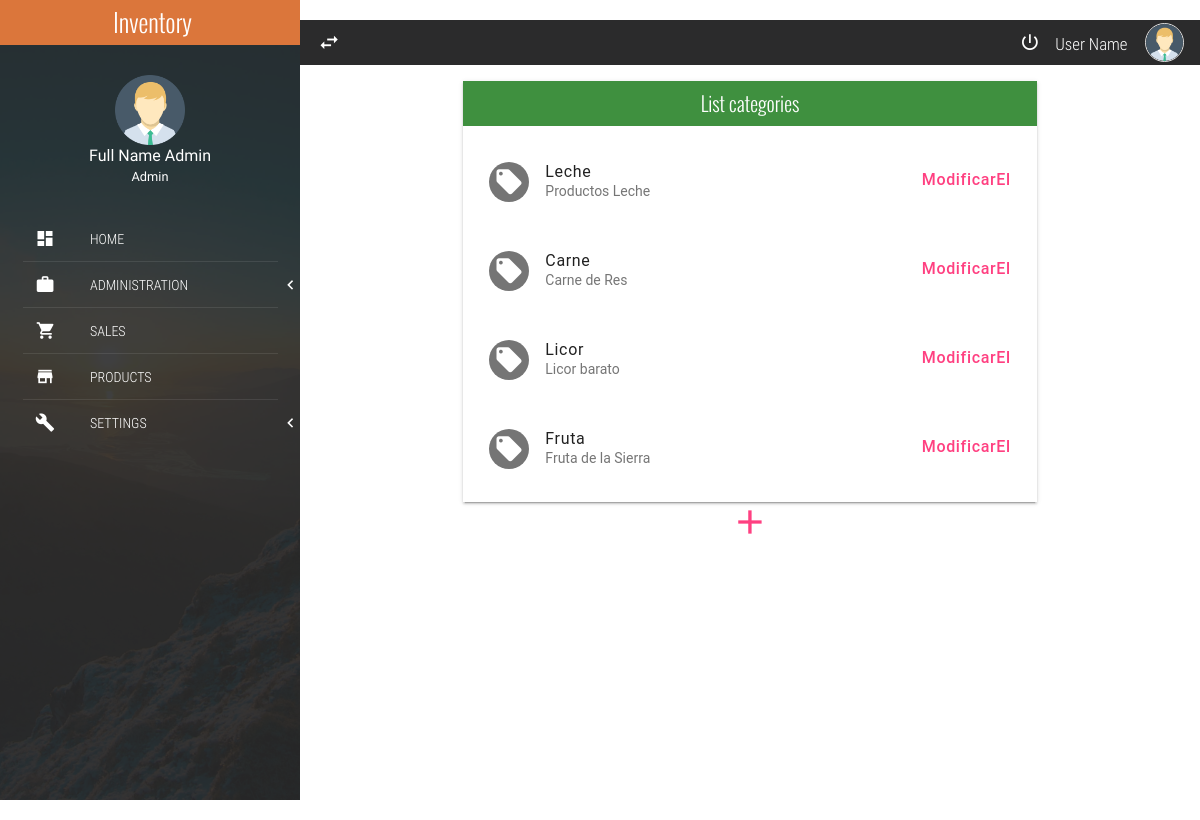
Page /category/ on the earlier database version.
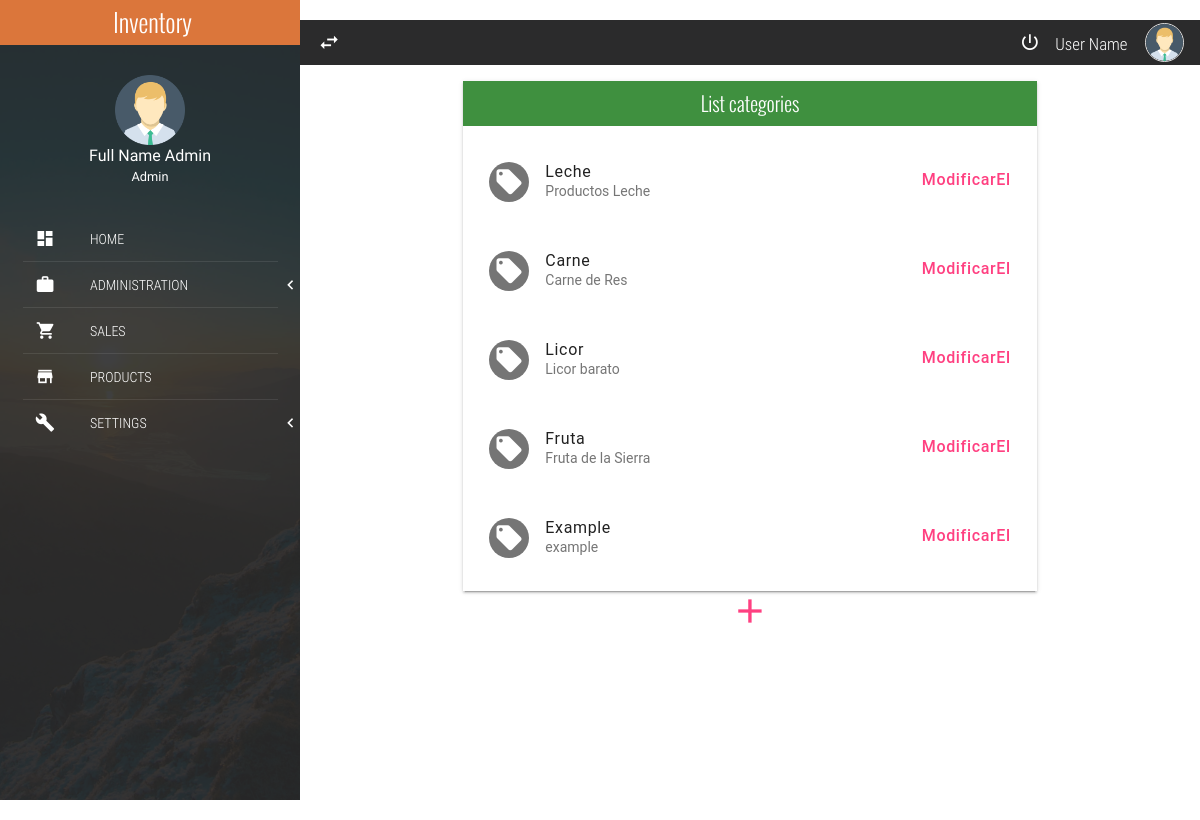
Same page on the later database version.
### categoria/models.py (models this page shows)
class Category(models.Model):
	name = models.CharField(max_length = 50)
	desc = models.CharField(max_length = 150)

### categoria/views.py (the view)
# urls.py: path('category/', categories, name='category'),
def categories(request):
	cats = Category.objects.all()
	return render(request, 'categoria/categorias.html', {'cats':cats})

### categoria/templates/categoria/categorias.html
{% extends 'index.html' %}
{% block content %}
	<div class="mdl-tabs__panel" id="tabListCategory">
				<div class="mdl-grid">
					<div class="mdl-cell mdl-cell--4-col-phone mdl-cell--8-col-tablet mdl-cell--8-col-desktop mdl-cell--2-offset-desktop">
						<div class="full-width panel mdl-shadow--2dp">
							<div class="full-width panel-tittle bg-success text-center tittles">
								List categories
							</div>
							<div class="full-width panel-content">
								{% for cat in cats %}
								<div class="mdl-list">
									<div class="mdl-list__item mdl-list__item--two-line">
										<span class="mdl-list__item-primary-content">
											<i class="zmdi zmdi-label mdl-list__item-avatar"></i>
											<span>{{cat.name}}</span>
											<span class="mdl-list__item-sub-title">{{cat.desc}}</span>
										</span>
										<a class="mdl-list__item-secondary-action" href="{% url 'modificarCategoria' cat.id %}">Modificar</a>
										<a class="mdl-list__item-secondary-action" href="{% url 'eliminarCategoria' cat.id %}"> El</a>
									</div>
									<li class="full-width divider-menu-h"></li>
								</div>
								{% endfor %}
							</div>
						</div>
						<p class="text-center">
							<a href="{% url 'crearCategoria' %}"
								style="font-size: 40px;"
							>
							<i class="zmdi zmdi-plus"></i></a>
						</p>
					</div>
				</div>
			</div>
{% endblock %}

### templates/index.html (shortened to what this page needs)
{% load static %}
<!DOCTYPE html>
<html lang="es">
<head>
	<link rel="stylesheet" href="http://cdn.jsdelivr.net/npm/bootstrap@4.1.3/dist/css/bootstrap.min.css">
	<link rel="stylesheet" href="{% static 'css/normalize.css' %}">
	<link rel="stylesheet" href="{% static 'css/sweetalert2.css' %}">
	<link rel="stylesheet" href="{% static 'css/material.min.css' %}">
	<link rel="stylesheet" href="{% static 'css/material-design-iconic-font.min.css' %}">
	<link rel="stylesheet" href="{% static 'css/jquery.mCustomScrollbar.css' %}">
	<link rel="stylesheet" href="{% static 'css/main.css' %}">
</head>
<body>
	<section class="full-width navLateral">
		<div class="full-width navLateral-bg btn-menu"></div>
		<div class="full-width navLateral-body">
			<div class="full-width navLateral-body-logo text-center tittles">
				 Inventory
			</div>
			<figure class="full-width navLateral-body-tittle-menu">
				<div>
					<img src="{% static 'assets/img/avatar-male.png' %}" alt="Avatar" class="img-responsive">
				</div>
				<figcaption>
					<span>
						Full Name Admin<br>
						<small>Admin</small>
					</span>
				</figcaption>
			</figure>
			<nav class="full-width">
				<ul class="full-width list-unstyle menu-principal">
					<li class="full-width">
						<a href="{% url 'homePage' %}" class="full-width">
							<div class="navLateral-body-cl">
								<i class="zmdi zmdi-view-dashboard"></i>
							</div>
							<div class="navLateral-body-cr">
								HOME
							</div>
						</a>
					</li>
					<li class="full-width divider-menu-h"></li>
					<li class="full-width">
						<a href="#" class="full-width btn-subMenu">
							<div class="navLateral-body-cl">
								<i class="zmdi zmdi-case"></i>
							</div>
							<div class="navLateral-body-cr">
								ADMINISTRATION
							</div>
							<span class="zmdi zmdi-chevron-left"></span>
						</a>
					</li>
					<li class="full-width divider-menu-h"></li>
					<li class="full-width">
						<a href="sales.html" class="full-width">
							<div class="navLateral-body-cl">
								<i class="zmdi zmdi-shopping-cart"></i>
							</div>
							<div class="navLateral-body-cr">
								SALES
							</div>
						</a>
					</li>
					<li class="full-width divider-menu-h"></li>
					<li class="full-width">
						<a href="../products" class="full-width">
							<div class="navLateral-body-cl">
								<i class="zmdi zmdi-store"></i>
							</div>
							<div class="navLateral-body-cr">
								PRODUCTS
							</div>
						</a>
					</li>
					<li class="full-width divider-menu-h"></li>
					<li class="full-width">
						<a href="#!" class="full-width btn-subMenu">
							<div class="navLateral-body-cl">
								<i class="zmdi zmdi-wrench"></i>
							</div>
							<div class="navLateral-body-cr">
								SETTINGS
							</div>
							<span class="zmdi zmdi-chevron-left"></span>
						</a>
					</li>
				</ul>
			</nav>
		</div>
	</section>
	<section class="full-width pageContent">
		<div class="full-width navBar">
			<div class="full-width navBar-options">
				<i class="zmdi zmdi-swap btn-menu" id="btn-menu"></i>
				<nav class="navBar-options-list">
					<ul class="list-unstyle">
						<li class="btn-exit" id="btn-exit">
							<i class="zmdi zmdi-power"></i>
						</li>
						<li class="text-condensedLight noLink" ><small>User Name</small></li>
						<li class="noLink">
							<figure>
								<img src="{% static 'assets/img/avatar-male.png' %}" alt="Avatar" class="img-responsive">
							</figure>
						</li>
					</ul>
				</nav>
			</div>
		</div>
		{% block content %}{% endblock %}
	</section>
</body>
</html>

### static/css/main.css (style rules this page uses)
:root { --color-text: #3F51B5; --primary-color: #2B2B2C; --acent-color: #DB763B; }
html, body { width: 100%; height: 100%; margin: 0; padding: 0; font-size: 16px; font-family: "RobotoRegular"; position: relative; background-color: #fff; }
.text-condensedLight { font-family: "RobotoCondensedLight"; }
.text-center { text-align: center; }
.tittles { font-family: "OswaldLight"; }
.full-width { margin: 0; padding: 0; width: 100%; box-sizing: border-box; }
.list-unstyle { margin: 0; padding: 0; list-style: none; box-sizing: border-box; }
.img-responsive { width: 100%; height: auto; }
.divider-menu-h { height: 0; border-top: 1px solid rgba(255, 255, 255, .09); width: 85%; margin: 0 auto; }
.mdl-list__item-avatar { line-height: 40px; text-align: center; font-size: 30px; }
.panel { height: auto; }
.panel-tittle { height: 45px; display: block; line-height: 45px; color: #fff; font-size: 20px; }
.panel-content { display: block; padding: 10px; }
.bg-success { background-color: #3f903f !important; }
.navBar { background-color: var(--primary-color); height: 45px; color: #fff; }
.navBar-options { line-height: 45px; height: 45px; position: absolute; width: 100%; top: 0; right: 0; padding: 0; transition: all .3s ease-in-out; }
.navBar-options .btn-menu, .navBar-options-list { line-height: 45px; position: absolute; top: 0; height: 45px; margin: 0; padding: 0; }
.navBar-options .btn-menu { width: 40px; left: 0; font-size: 23px; cursor: pointer; user-select: none; text-align: center; outline: none; margin-left: 9px; }
.navBar-options-list { right: 9px; }
.navBar-options-list .noLink { cursor: inherit !important; }
.navBar-options-list ul { height: 45px; }
.navBar-options-list ul li { height: 45px; line-height: 45px; cursor: pointer; display: inline-block; padding: 0 7px; font-size: 21px; -moz-user-select: none; -webkit-user-select: none; -ms-user-select: none; }
.navBar-options-list ul li { outline: none; }
.navBar-options-list ul li figure, .navBar-options-list ul li figure img { margin: 0; padding: 0; padding-top: 0; margin-top: 0; box-sizing: border-box; }
.navBar-options-list ul li figure { height: 45px; }
.navBar-options-list ul li figure img { border: 1px solid #E1E1E1; border-radius: 50%; width: 39px; height: 39px; margin-bottom: 3px; }
.navLateral, .navLateral-body, .navLateral-bg { position: absolute; top: 0; height: 100%; }
.navLateral { left: 0; width: 300px; z-index: 100; transition: all .3s ease-in-out; background-image: url("../assets/img/FontNavLateral.jpg"); background-size: cover; color: #fff; overflow: hidden; }
.navLateral-body { z-index: 82; left: 0; padding-bottom: 30px; background-color: rgba(43, 43, 44, .9); }
.navLateral-body-logo { height: 45px; line-height: 45px; color: #fff; width: 100%; font-size: 25px; background-color: var(--acent-color); }
.navLateral-body-cl, .navLateral-body-cr { box-sizing: border-box; height: 77px; float: left; margin: 0; padding: 0; position: relative; }
.navLateral-body-cl { width: 30%; }
.navLateral-body-cr { width: 70%; font-family: "RobotoCondensedLight"; }
.navLateral-body-tittle-menu { text-align: center; padding: 30px 0; }
.navLateral-body-tittle-menu img { max-width: 70px; }
.menu-principal li, .menu-principal li a { display: block; }
.menu-principal li a { height: 45px; color: #fff; position: relative; transition: all .3s ease-in-out; }
.menu-principal li a div.navLateral-body-cl, .menu-principal li a div.navLateral-body-cr { height: 45px; line-height: 45px; }
.menu-principal li a div.navLateral-body-cl { text-align: center; font-size: 20px; }
.btn-subMenu span { position: absolute; top: 0; right: 7px; line-height: 45px; height: 45px; font-size: 19px; }
.pageContent { padding-left: 300px; width: 100%; height: 100%; overflow: hidden; z-index: 77; background-color: #fff; transition: all .3s ease-in-out; }

Differences in the rows shown:
added Category: name "Example", desc "example"
